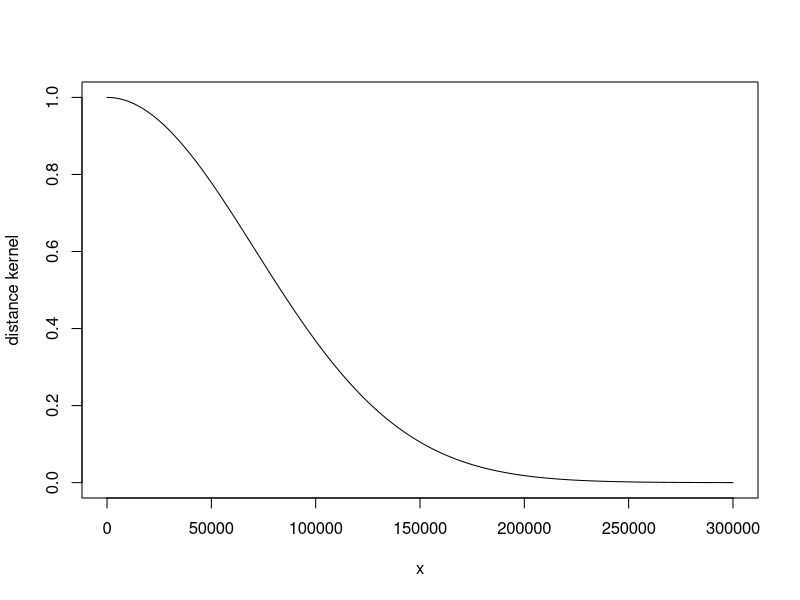
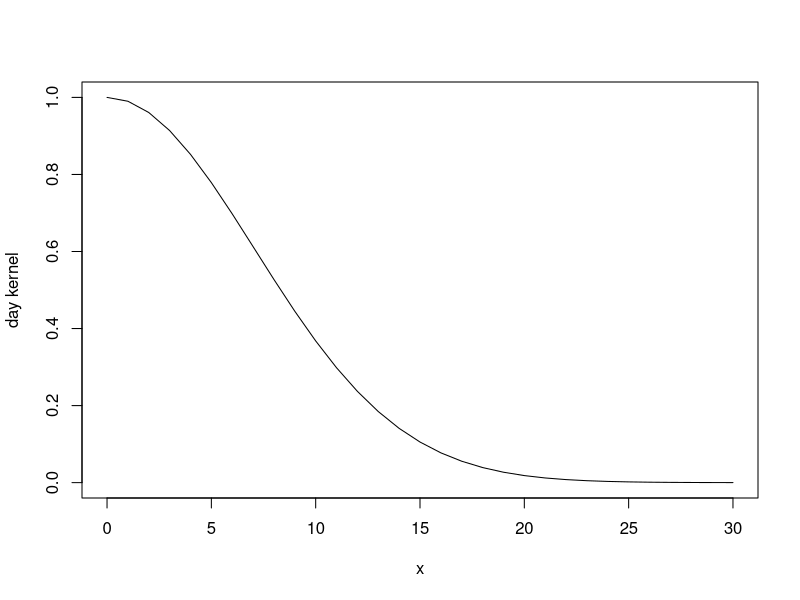
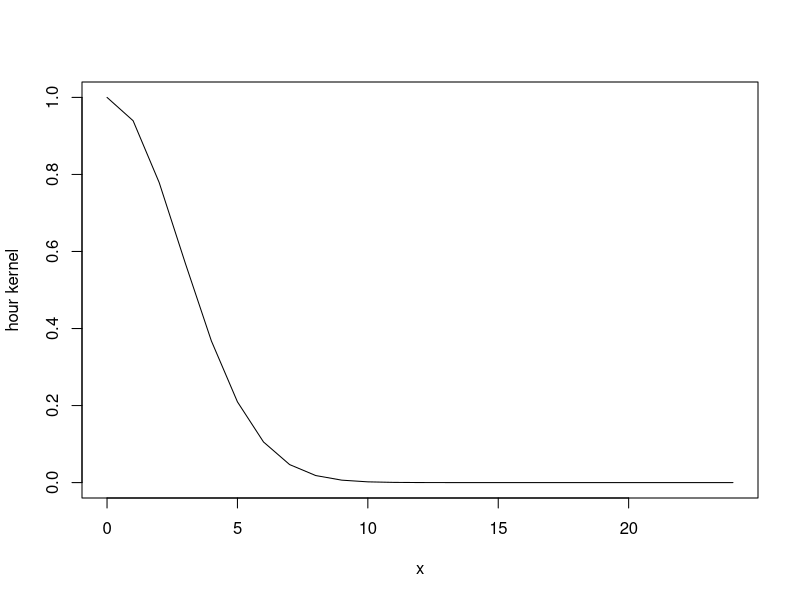
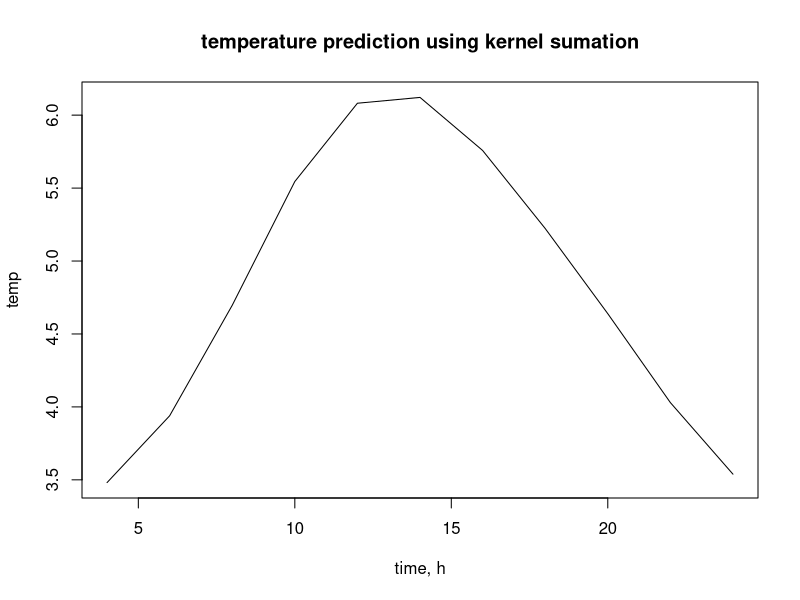
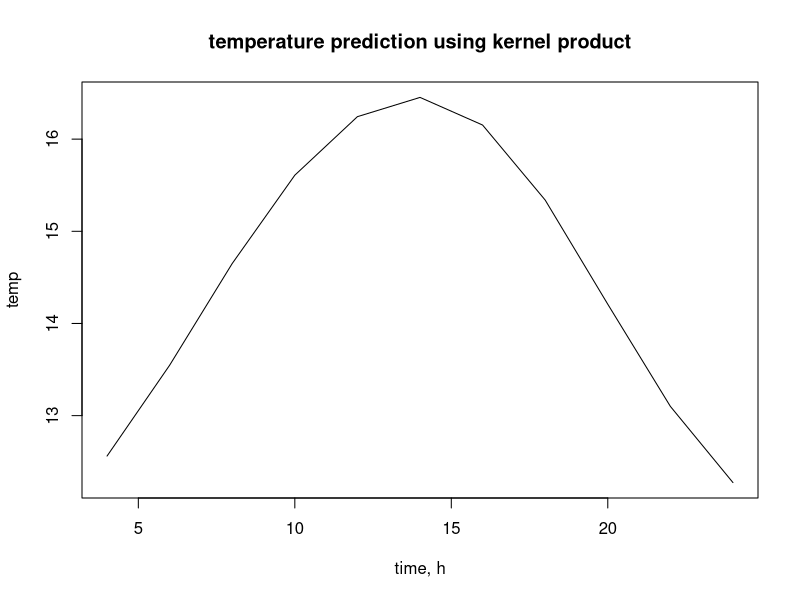

Reproduce these figures in R, in order.
## ---- chunk 1
knitr::opts_chunk$set(echo = TRUE)
## ---- chunk 2
library(readr)
results_prod <- read_csv("results_prod.csv", 
    col_names = FALSE)
results_sum <- read_csv("results_sum.csv", 
    col_names = FALSE)
## ---- chunk 3

### Kernel plotting ###
distance_kernel_plot <- function(x, h){
  y_val <- exp(-(x/h)^2)
  plot(x = x, y = y_val, type="l", ylab = "distance kernel")
}

day_kernel_plot <- function(x, h){
  y_val <- exp(-(x/h)^2)
  plot(x = x, y = y_val, type="l", ylab = "day kernel")

}

hour_kernel_plot <- function(x, h) {
  y_val <- exp(-(x/h)^2)
  plot(x = x, y = y_val, type="l", ylab = "hour kernel")

}

distance_kernel_plot(seq(0,300000,1),100000)
day_kernel_plot(seq(0,30,1),10)
hour_kernel_plot(seq(0,24,1),4)
## ---- chunk 4

plot(x = seq(24,4,-2),
     y = results_sum$X1, 
     type = "l", 
     main = "temperature prediction using kernel sumation", 
     xlab = "time, h", 
     ylab = "temp")

## ---- chunk 5

plot(x = seq(24,4,-2) ,y = results_prod$X1, type = "l", main = "temperature prediction using kernel product", xlab = "time, h", ylab = "temp")

